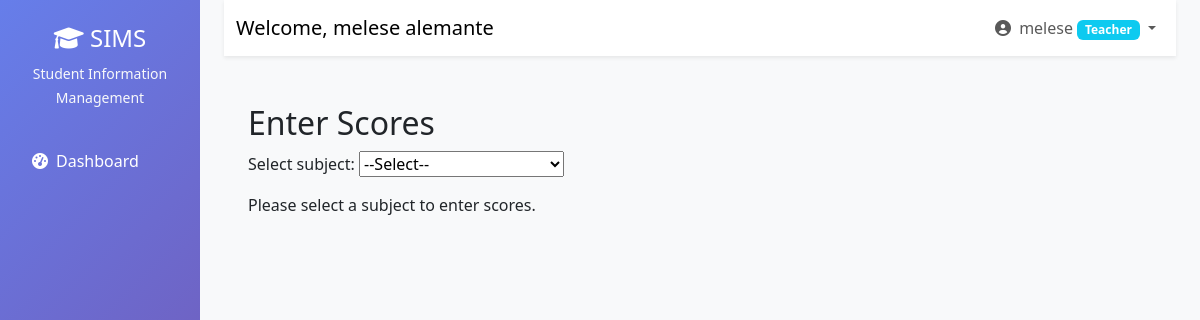
Screenshot of /teachers/enter-grades/ (signed in) with the database file from the repository.
### users/models.py (models this page shows, shortened)
class User(AbstractUser):
    ROLE_CHOICES = (
        ('admin', 'Administrator'),
        ('teacher', 'Teacher'),
        ('student', 'Student'),
        ('registrar', 'Registrar'),
        ('finance', 'Finance Officer'),
        ('parent', 'Parent'),
    )
    role = models.CharField(max_length=20, choices=ROLE_CHOICES)
    phone = models.CharField(max_length=15, blank=True)
    address = models.TextField(blank=True)
    date_of_birth = models.DateField(null=True, blank=True)
    profile_picture = models.ImageField(upload_to='profiles/', null=True, blank=True)
    is_approved = models.BooleanField(default=False)
    created_at = models.DateTimeField(auto_now_add=True)

### users/decorators.py (the view)
        def wrapper(request, *args, **kwargs):
            if request.user.is_authenticated:
                if request.user.role in allowed_roles or request.user.is_superuser:
                    return view_func(request, *args, **kwargs)
            messages.error(request, "You don't have permission to access this page.")
            return redirect('dashboard')

### templates/teachers/enter_grades.html (shortened to what this page needs)
{% extends 'base.html' %}
{% block content %}
<div class="container py-4">
  <h2>Enter Scores</h2>
  <form method="get" class="mb-3">
    <label for="subject">Select subject:</label>
    <select id="subject" name="subject_id" onchange="this.form.submit()">
      <option value="">--Select--</option>
    </select>
  </form>
  {% if selected_subject %}
  <h4>Entering scores for {{ selected_subject.name }}</h4>
  <form method="post">
    {% csrf_token %}
    <table class="table">
      <thead>
        <tr>
          <th>Rank</th>
          <th>Student</th>
          <th>Quiz (5)</th>
          <th>Mid (25)</th>
          <th>Assignment (20)</th>
          <th>Final (50)</th>
          <th>Total (100)</th>
          <th>Average</th>
          <th>Edit</th>
          <th>Save</th>
        </tr>
      </thead>
      <tbody>
        {% for en in enrollments %}
        <tr id="row-{{ en.student.id }}">
          <td>{% if en.rank %}{{ en.rank }}{% else %}-{% endif %}</td>
          <td>{{ en.student.get_full_name }}</td>
          <td>
            <input type="number" min="0" max="5" class="form-control comp-input" id="quiz-{{ en.student.id }}" name="quiz_{{ en.student.id }}" value="{{ en.quiz_score|default_if_none:'' }}">
          </td>
          <td>
            <input type="number" min="0" max="25" class="form-control comp-input" id="mid-{{ en.student.id }}" name="mid_{{ en.student.id }}" value="{{ en.mid_score|default_if_none:'' }}">
          </td>
          <td>
            <input type="number" min="0" max="20" class="form-control comp-input" id="assign-{{ en.student.id }}" name="assign_{{ en.student.id }}" value="{{ en.assignment_score|default_if_none:'' }}">
          </td>
          <td>
            <input type="number" min="0" max="50" class="form-control comp-input" id="final-{{ en.student.id }}" name="final_{{ en.student.id }}" value="{{ en.final_score|default_if_none:'' }}">
          </td>
          <td>
            <input type="number" min="0" max="100" class="form-control" id="total-{{ en.student.id }}" name="grade_{{ en.student.id }}" value="{{ en.current_score|default_if_none:'' }}" readonly>
          </td>
          <td>
            <input type="number" step="0.01" min="0" max="100" class="form-control" id="avg-{{ en.student.id }}" name="avg_{{ en.student.id }}" value="{% if en.average is not None %}{{ en.average }}{% endif %}" disabled>
          </td>
          <td>
            <div class="btn-group" role="group" aria-label="Edit fields">
              <button type="button" class="btn btn-sm btn-outline-secondary edit-field" data-student-id="{{ en.student.id }}" data-field="quiz">Quiz</button>
              <button type="button" class="btn btn-sm btn-outline-secondary edit-field" data-student-id="{{ en.student.id }}" data-field="mid">Mid</button>
              <button type="button" class="btn btn-sm btn-outline-secondary edit-field" data-student-id="{{ en.student.id }}" data-field="assign">Assign</button>
              <button type="button" class="btn btn-sm btn-outline-secondary edit-field" data-student-id="{{ en.student.id }}" data-field="final">Final</button>
            </div>
          </td>
          <td>
            <button type="button" class="btn btn-sm btn-outline-primary save-row" data-student-id="{{ en.student.id }}" data-subject-id="{{ selected_subject.id }}">Save</button>
            <div class="small text-success mt-1" id="status-{{ en.student.id }}" style="display:none;"></div>
          </td>
        </tr>
        {% endfor %}
      </tbody>
    </table>
    <button class="btn btn-primary" type="submit">Save Scores</button>
  </form>
  <script>
    // get CSRF token from cookie
    function getCookie(name) {
      let v = document.cookie.match('(^|;)\\s*' + name + '\\s*=\\s*([^;]+)');
      return v ? v.pop() : '';
    }
    // live total computation when component inputs change
    document.querySelectorAll('.comp-input').forEach(function(inp){
      inp.addEventListener('input', function(){
        const id = this.id.split('-')[1];
        const q = parseFloat(document.getElementById('quiz-'+id).value) || 0;
        const m = parseFloat(document.getElementById('mid-'+id).value) || 0;
        const a = parseFloat(document.getElementById('assign-'+id).value) || 0;
        const f = parseFloat(document.getElementById('final-'+id).value) || 0;
        const total = Math.min(100, Math.max(0, q + m + a + f));
        const totalEl = document.getElementById('total-'+id);
        if (totalEl) totalEl.value = total;
      });
    });
    // per-assessment Edit buttons: toggle edit state for a specific component
    document.querySelectorAll('.edit-field').forEach(function(btn){
      btn.addEventListener('click', function(){
        const sid = this.dataset.studentId;
        const field = this.dataset.field; // quiz, mid, assign, final
        const inputId = field + '-' + sid;
        const inputEl = document.getElementById(inputId);
        if (!inputEl) return;
        const isDisabled = inputEl.disabled;
        if (isDisabled) {
          inputEl.disabled = false;
          inputEl.classList.add('border-primary');
          this.textContent = 'Lock';
          // enable average for possible override
          const avgEl = document.getElementById('avg-' + sid);
          if (avgEl) { avgEl.disabled = false; avgEl.classList.add('border-primary'); }
        } else {
          inputEl.disabled = true;
          inputEl.classList.remove('border-primary');
          this.textContent = field.charAt(0).toUpperCase() + field.slice(1);
          // if no other fields enabled, disable avg
          const otherFields = ['quiz','mid','assign','final'];
          let anyEnabled = false;
          otherFields.forEach(function(f){
            const e = document.getElementById(f + '-' + sid);
            if (e && !e.disabled) anyEnabled = true;
          });
          const avgEl = document.getElementById('avg-' + sid);
          if (avgEl && !anyEnabled) { avgEl.disabled = true; avgEl.classList.remove('border-primary'); }
        }
      });
    });
    // per-row Save: send AJAX to server to persist component scores for a student
    document.querySelectorAll('.save-row').forEach(function(btn){
      btn.addEventListener('click', function(){
        const studentId = this.dataset.studentId;
        const subjectId = this.dataset.subjectId;
        const statusEl = document.getElementById('status-' + studentId);
        const quizEl = document.getElementById('quiz-' + studentId);
        const midEl = document.getElementById('mid-' + studentId);
        const assignEl = document.getElementById('assign-' + studentId);
        const finalEl = document.getElementById('final-' + studentId);
        const totalEl = document.getElementById('total-' + studentId);
        const avgEl = document.getElementById('avg-' + studentId);
        const formData = new FormData();
        formData.append('student_id', studentId);
        formData.append('subject_id', subjectId);
        formData.append('quiz', quizEl ? quizEl.value : '');
        formData.append('mid', midEl ? midEl.value : '');
        formData.append('assignment', assignEl ? assignEl.value : '');
        formData.append('final_exam', finalEl ? finalEl.value : '');
        formData.append('score', totalEl ? totalEl.value : '');
        // include overridden average only if enabled
        if (avgEl && !avgEl.disabled) formData.append('override_avg', avgEl.value);
        statusEl.style.display = 'block';
        statusEl.classList.remove('text-danger','text-success');
        statusEl.textContent = 'Saving...';
        fetch('{% url "save_student_score" %}', {
          method: 'POST',
          headers: { 'X-CSRFToken': getCookie('csrftoken') },
          body: formData
        }).then(r => r.json()).then(data => {
          if (data.success) {
            statusEl.classList.remove('text-danger');
            statusEl.classList.add('text-success');
            statusEl.textContent = 'Saved';
            // update displayed totals/averages if returned
            if (data.total !== undefined) {
              const t = document.getElementById('total-' + studentId);
              if (t) t.value = data.total;
            }
            if (data.avg !== undefined) {
              const a = document.getElementById('avg-' + studentId);
              if (a) a.value = data.avg;
            }
            // after save, disable edited inputs and reset edit buttons for this row
            ['quiz','mid','assign','final'].forEach(function(f){
              const e = document.getElementById(f + '-' + studentId);
              if (e) { e.disabled = true; e.classList.remove('border-primary'); }
              const b = document.querySelector('.edit-field[data-student-id="' + studentId + '"][data-field="' + f + '"]');
              if (b) b.textContent = f.charAt(0).toUpperCase() + f.slice(1);
            });
            if (avgEl) { avgEl.disabled = true; avgEl.classList.remove('border-primary'); }
          } else {
            statusEl.classList.remove('text-success');
            statusEl.classList.add('text-danger');
            statusEl.textContent = data.message || 'Error';
          }
        }).catch(err => {
          statusEl.classList.remove('text-success');
          statusEl.classList.add('text-danger');
          statusEl.textContent = 'Network error';
        });
      });
    });
  </script>
  {% else %}
    <p>Please select a subject to enter scores.</p>
  {% endif %}
</div>
{% endblock %}

### templates/base.html (shortened to what this page needs)
<!DOCTYPE html>
<html lang="en">
  <head>
    <link
      href="https://cdn.jsdelivr.net/npm/bootstrap@5.3.0/dist/css/bootstrap.min.css"
      rel="stylesheet"
    />
    <link
      href="https://cdnjs.cloudflare.com/ajax/libs/font-awesome/6.0.0/css/all.min.css"
      rel="stylesheet"
    />
  </head>
  <body>
    {% if user.is_authenticated %}
    <div class="container-fluid">
      <div class="row">
        <nav class="col-md-3 col-lg-2 d-md-block sidebar">
          <div class="position-sticky pt-4">
            <div class="text-center mb-4">
              <h4 class="text-white">
                <i class="fas fa-graduation-cap"></i> SIMS
              </h4>
              <small class="text-light">Student Information Management</small>
            </div>
            <ul class="nav flex-column">
              <li class="nav-item">
                <a
                  class="nav-link {% if request.resolver_match.url_name == 'dashboard' %}active{% endif %}"
                  href="{% url 'dashboard' %}"
                >
                  <i class="fas fa-tachometer-alt me-2"></i>Dashboard
                </a>
              </li>
            </ul>
          </div>
        </nav>
        <main class="col-md-9 ms-sm-auto col-lg-10 px-md-4 main-content">
          <nav
            class="navbar navbar-expand-lg navbar-light bg-white shadow-sm mb-4"
          >
            <div class="container-fluid">
              <span class="navbar-brand"
                >Welcome, {{ user.get_full_name|default:user.username }}</span
              >
              <div class="navbar-nav ms-auto">
                <div class="nav-item dropdown">
                  <a
                    class="nav-link dropdown-toggle"
                    href="#"
                    id="navbarDropdown"
                    role="button"
                    data-bs-toggle="dropdown"
                  >
                    <i class="fas fa-user-circle me-1"></i> {{ user.username }}
                    <span
                      class="badge bg-{% if user.role == 'admin' %}danger{% elif user.role == 'teacher' %}info{% elif user.role == 'student' %}success{% elif user.role == 'parent' %}warning{% else %}secondary{% endif %}"
                    >
                      {{ user.get_role_display }}
                    </span>
                  </a>
                </div>
              </div>
            </div>
          </nav>
          <div class="container-fluid">{% block content %}{% endblock %}</div>
        </main>
      </div>
    </div>
    {% else %} {% block auth_content %}{% endblock %} {% endif %}
  </body>
</html>

### templates/base.html (style rules this page uses)
.sidebar { min-height: 100vh; background: linear-gradient(135deg, #667eea 0%, #764ba2 100%); }
.sidebar .nav-link { color: #fff; padding: 12px 20px; margin: 4px 0; border-radius: 8px; transition: all 0.3s; }
.main-content { background-color: #f8f9fa; min-height: 100vh; }

### rows the page displays
User: get_full_name "melese alemante", username "melese", role "Teacher"
